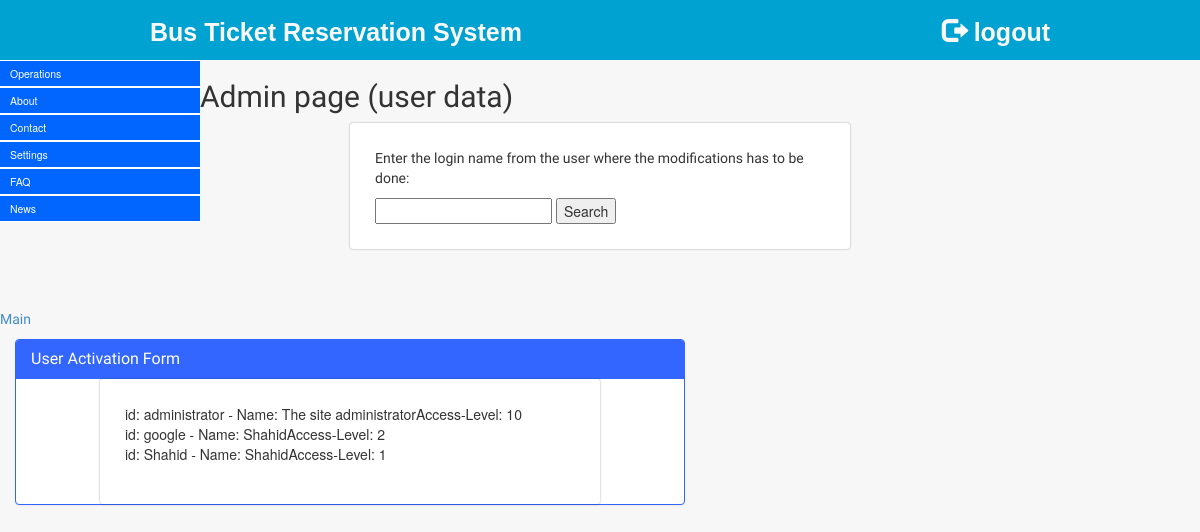
/access_user/admin_user.php (signed in), run on an earlier commit of the app's database.
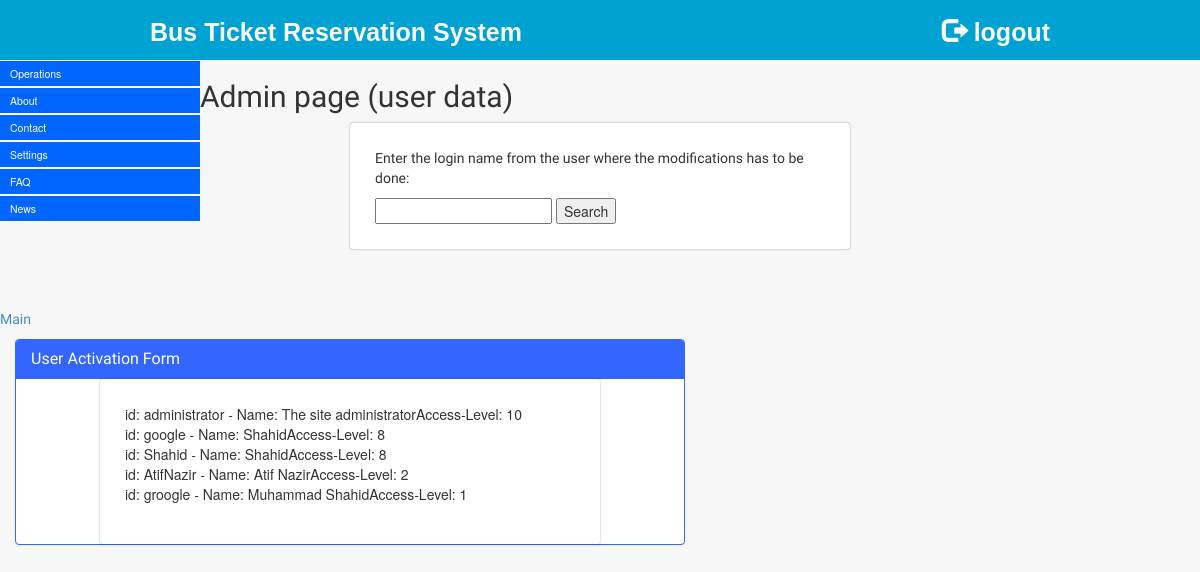
And on a later commit of the database.
### tables this page shows
CREATE TABLE IF NOT EXISTS `users` (
  `id` int(11) NOT NULL AUTO_INCREMENT,
  `login` varchar(25) NOT NULL DEFAULT '',
  `pw` varchar(32) NOT NULL DEFAULT '',
  `real_name` varchar(32) NOT NULL DEFAULT '',
  `extra_info` varchar(100) NOT NULL DEFAULT '',
  `email` varchar(50) NOT NULL DEFAULT '',
  `tmp_mail` varchar(50) NOT NULL DEFAULT '',
  `access_level` tinyint(4) NOT NULL DEFAULT '0',
  `active` enum('y','n') NOT NULL DEFAULT 'n',
  PRIMARY KEY (`id`),
  UNIQUE KEY `user` (`login`),
  UNIQUE KEY `mail` (`email`)
);

### access_user/access_user_class.php (called while the page is built, shortened)
<?php
class Access_user {
	function Access_user() {
		$this->main_page = START_PAGE;
	}
}
?>

### access_user/admin_user.php (the view, shortened to what this page needs)
<?php
include($_SERVER['DOCUMENT_ROOT']."/classes/access_user/access_user_class.php");
include($_SERVER['DOCUMENT_ROOT']."/classes/access_user/adminop/header_admin.php");
$admin_update = new Admin_user;
$admin_update->access_page($_SERVER['PHP_SELF'], $_SERVER['QUERY_STRING'], DEFAULT_ADMIN_LEVEL);
$error = $admin_update->the_msg;
?>
<!DOCTYPE HTML PUBLIC "-//W3C//DTD HTML 4.01 Transitional//EN" "http://www.w3.org/TR/html4/loose.dtd">
<html>
<head>
</head>
<body>
<h2>Admin page (user data)</h2>
<div class="form-container">
<form name="form1" method="post" action="<?php echo $_SERVER['PHP_SELF']; ?>">
  <?php if ($admin_update->user_found) { ?>
<div class="form-group">Use this form to change the access level or replace the user's email and/or password.</p>
  <label for="login">User name :</label>
  <b><?php echo $admin_update->user_name; ?></b></div>
  <div class="form-group">
  <label for="level">(new) Access level</label>
  <?php echo $admin_update->access_level_menu($admin_update->user_access_level); ?>
  </div>
  <div class="form-group">
  <label for="password">Password:</label>
  <input type="password" name="password" size="4" value="<?php echo (isset($_POST['password'])) ? $_POST['password'] : ""; ?>">
  (min. 4 chars.) </div>
  <div class="form-group">
  <label for="email">E-mail:</label>
  <input type="text" name="email" size="25" value="<?php echo (isset($_POST['email'])) ? $_POST['email'] : $admin_update->old_user_email; ?>">
  </div>
  <div class="form-group">
  <?php echo $admin_update->activation_switch(); ?><br>
  <label for="send_confirmation">Confirmation mail?</label>
  <input name="send_confirmation" type="checkbox" value="yes">
</div>
<div class="form-group">
  <input type="hidden" name="user_id" value="<?php echo (isset($_POST['user_id'])) ? $_POST['user_id'] : $admin_update->user_id; ?>">
  <input type="hidden" name="login_name" value="<?php echo $admin_update->user_name; ?>">
  <input class="form-controls" type="submit" name="Submit" value="Update">
  <div class="form-group">
  <p style="margin-top:50px;"><a href="<?php echo $_SERVER['PHP_SELF']; ?>">search next user...</a></p>
  <?php } else { ?>
  <p>Enter the login name from the user where the modifications has to be done:</p>
  <input type="text" name="login_name" value="<?php echo (isset($_POST['login_name'])) ? $_POST['login_name'] : ""; ?>">
  <input type="submit" name="Submit" value="Search">
  <?php }  ?>
</form>
</div>
<p><b><?php echo (isset($error)) ? $error : "&nbsp;"; ?></b></p>
<p>&nbsp;</p>
<p><a href="<?php echo $admin_update->main_page; ?>">Main</a></p>
<div class="col-sm-7">
<div class="panel panel-ybtm-red">
                                <div class="panel-heading">
                                    <h3 class="panel-title">User Activation Form</h3>
                                </div>
<div class="form-container">
	<div class="form-group">
<?php   $query1= mysql_select_db("busticket");
        $result=mysql_query("SELECT * From Users") or die (mysql_error());
      if (mysql_num_rows($result) > 0) {
    while($row = mysql_fetch_assoc($result)) {
        echo "id: " . $row["login"]. " - Name: " . $row["real_name"]. "Access-Level: " . $row["access_level"]. "<br>";
    }
} else {
    echo "0 results";
}
?>
</div>
</div>
</div>
</div>
</body>
</html>

What changed in the data, as far as the page shows it:
changed users "google": access_level "2" → "8"
changed users (number 3 of 5 on the later page): access_level "1" → "8"
added users: login "AtifNazir", real_name "Atif Nazir", access_level "2"
added users: login "groogle", real_name "Muhammad Shahid", access_level "1"
